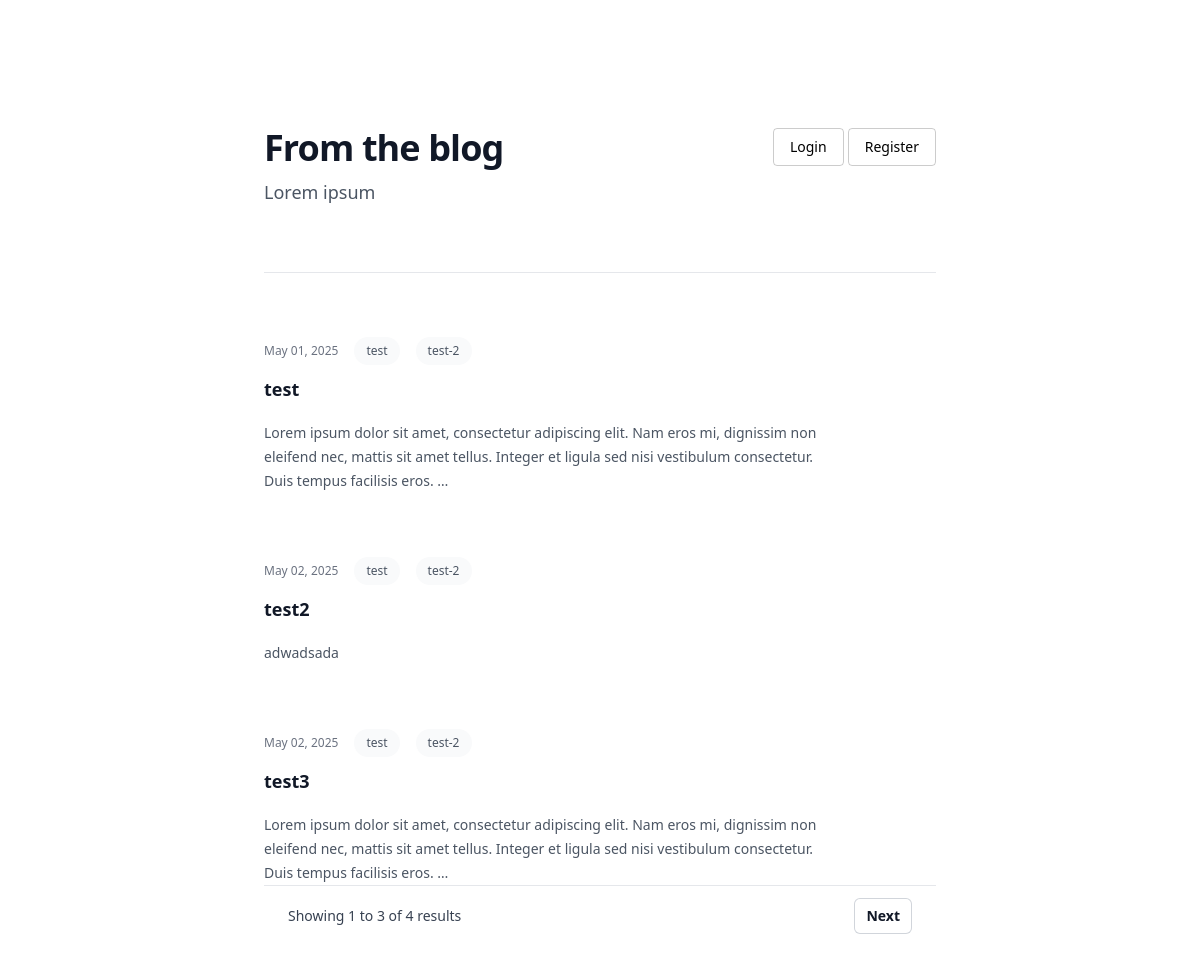
The page / on the database its author committed.
### blog/models.py (models this page shows, shortened)
class Post(models.Model):
    author = models.ForeignKey(settings.AUTH_USER_MODEL, on_delete=models.CASCADE)
    title = models.CharField(max_length=250)
    slug = models.SlugField(max_length=250, unique_for_date='publish')
    body = models.TextField()
    publish = models.DateTimeField()
    created = models.DateTimeField(auto_now_add=True)
    updated = models.DateTimeField(auto_now=True)
    status = models.CharField(max_length=2, choices=Status.choices, default=Status.DRAFT)
    tags = TaggableManager()
    class Meta:
        ordering = ['publish']
    def get_absolute_url(self):
        return reverse('blog:post_detail', args=[
            self.publish.year,
            self.publish.month,
            self.publish.day,
            self.slug
        ])

### blog/views.py (the view)
# urls.py: path('', views.post_list, name='post_list'),
def post_list(request):
    object_list = Post.objects.filter(status='P')
    paginator = Paginator(object_list, 3)
    page_number = request.GET.get('page')
    try:
        posts = paginator.page(page_number)
    except PageNotAnInteger:
        posts = paginator.page(1)
    except EmptyPage:
        posts = paginator.page(paginator.num_pages)
    return render(request, 'blog/post/list.html', {'posts': posts})

### blog/templates/blog/post/list.html (shortened to what this page needs)
{% extends "blog/base.html" %}
{% block content %}
<div class="bg-white py-24 sm:py-32">
  <div class="mx-auto max-w-7xl px-6 lg:px-8">
    <div class="mx-auto max-w-2xl">
      <div class="flex ">
        <div>
          <h2 class="text-3xl font-bold tracking-tight text-gray-900 sm:text-4xl">
          From the blog
        </h2>
        <p class="mt-2 text-lg leading-8 text-gray-600">Lorem ipsum</p>
      </div>
      <div class="ml-auto h-auto">
        <a href="{% url 'account:login' %}" class="inline-flex items-center px-4 py-2 text-black text-sm font-medium rounded border border-black/20 hover:border-black/60">Login</a>
        <a href="{% url 'account:register' %}" class="inline-flex items-center px-4 py-2 text-black text-sm font-medium rounded border border-black/20 hover:border-black/60">Register</a>
      </div>
    </div>
      <div
        class="mt-10 space-y-16 border-t border-gray-200 pt-10 sm:mt-16 sm:pt-16"
      >
        {% for post in posts %}
        <article class="flex max-w-xl flex-col items-start justify-between">
          <div class="flex items-center gap-x-4 text-xs">
            <time
              datetime="{{ post.publish|date:'Y-m-d' }}"
              class="text-gray-500"
              >{{ post.publish|date:'M d, Y' }}</time
            >
            {% for tag in post.tags.all %}
            <a
              href="#"
              class="relative z-10 rounded-full bg-gray-50 px-3 py-1.5 font-medium text-gray-600 hover:bg-gray-100"
            >
              {{ tag.name }}
            </a>
            {% endfor %}
          </div>
          <div class="group relative">
            <h3
              class="mt-3 text-lg font-semibold leading-6 text-gray-900 group-hover:text-gray-600"
            >
            <a href="{{ post.get_absolute_url }}">
                <span class="absolute inset-0"></span>
                {{ post.title }}
              </a>
            </h3>
            <p class="mt-5 line-clamp-3 text-sm leading-6 text-gray-600">
              {{ post.body|truncatewords:30 }}
            </p>
          </div>
        </article>
        {% empty %}
        <p>Δεν υπάρχουν αναρτήσεις.</p>
        {% endfor %}
      </div>
      <nav
        class="flex items-center justify-between border-t border-gray-200 bg-white px-4 py-3 sm:px-6"
        aria-label="Pagination"
      >
        {% if posts.has_other_pages %}
        <div class="hidden sm:block">
          <p class="text-sm text-gray-700">
            Showing
            <span class="font-medium">{{ posts.start_index }}</span>
            to
            <span class="font-medium">{{ posts.end_index }}</span>
            of
            <span class="font-medium">{{ posts.paginator.count }}</span>
            results
          </p>
        </div>
        <div class="flex flex-1 justify-between sm:justify-end">
           {% if posts.has_next %}
          <a
            href="?page={{ posts.next_page_number }}"
            class="relative ml-3 inline-flex items-center rounded-md bg-white px-3 py-2 text-sm font-semibold text-gray-900 ring-1 ring-inset ring-gray-300 hover:bg-gray-50"
            >Next</a
          >
          {% endif %}
        </div>
        {% endif %}
      </nav>
  </div>
</div>
{% endblock %}

### rows shown on the page
Post: publish "May 01, 2025", title "test", body "Lorem ipsum dolor sit amet, consectetur adipiscing elit. Nam eros mi, dignissim non eleifend nec, mattis sit amet tellus. Integer et ligula sed nisi vestibulum consectetur. Duis tempus facilisis eros. …"
Tag: name "test"
Tag: name "test-2"
Post: publish "May 02, 2025", title "test2", body "adwadsada"
Post: publish "May 02, 2025", title "test3", body "Lorem ipsum dolor sit amet, consectetur adipiscing elit. Nam eros mi, dignissim non eleifend nec, mattis sit amet tellus. Integer et ligula sed nisi vestibulum consectetur. Duis tempus facilisis eros. …"

### other values the page prints
{{ posts.start_index }} "1"
{{ posts.end_index }} "3"
{{ posts.paginator.count }} "4"
